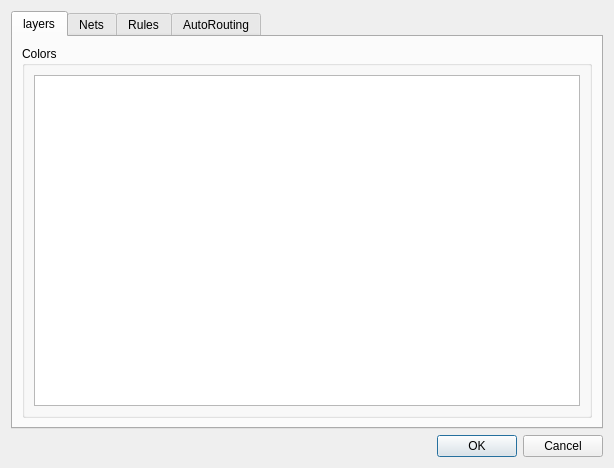
<?xml version="1.0" encoding="UTF-8"?>
<ui version="4.0">
 <class>preferences</class>
 <widget class="QDialog" name="preferences">
  <property name="geometry">
   <rect>
    <x>0</x>
    <y>0</y>
    <width>614</width>
    <height>468</height>
   </rect>
  </property>
  <property name="windowTitle">
   <string>Dialog</string>
  </property>
  <layout class="QGridLayout" name="gridLayout">
   <item row="1" column="0">
    <widget class="QDialogButtonBox" name="buttonBox">
     <property name="orientation">
      <enum>Qt::Horizontal</enum>
     </property>
     <property name="standardButtons">
      <set>QDialogButtonBox::Cancel|QDialogButtonBox::Ok</set>
     </property>
    </widget>
   </item>
   <item row="0" column="0">
    <widget class="QTabWidget" name="tabs">
     <property name="currentIndex">
      <number>0</number>
     </property>
     <widget class="QWidget" name="tab_5">
      <attribute name="title">
       <string>layers</string>
      </attribute>
      <layout class="QGridLayout" name="gridLayout_3">
       <item row="0" column="0">
        <widget class="QGroupBox" name="groupBox">
         <property name="title">
          <string>Colors</string>
         </property>
         <layout class="QGridLayout" name="gridLayout_2">
          <item row="0" column="0">
           <widget class="QListView" name="listView"/>
          </item>
         </layout>
        </widget>
       </item>
      </layout>
     </widget>
     <widget class="QWidget" name="tab_2">
      <attribute name="title">
       <string>Nets</string>
      </attribute>
     </widget>
     <widget class="QWidget" name="tab_3">
      <attribute name="title">
       <string>Rules</string>
      </attribute>
     </widget>
     <widget class="QWidget" name="tab_4">
      <attribute name="title">
       <string>AutoRouting</string>
      </attribute>
     </widget>
    </widget>
   </item>
  </layout>
 </widget>
 <resources/>
 <connections>
  <connection>
   <sender>buttonBox</sender>
   <signal>accepted()</signal>
   <receiver>preferences</receiver>
   <slot>accept()</slot>
   <hints>
    <hint type="sourcelabel">
     <x>248</x>
     <y>254</y>
    </hint>
    <hint type="destinationlabel">
     <x>157</x>
     <y>274</y>
    </hint>
   </hints>
  </connection>
  <connection>
   <sender>buttonBox</sender>
   <signal>rejected()</signal>
   <receiver>preferences</receiver>
   <slot>reject()</slot>
   <hints>
    <hint type="sourcelabel">
     <x>316</x>
     <y>260</y>
    </hint>
    <hint type="destinationlabel">
     <x>286</x>
     <y>274</y>
    </hint>
   </hints>
  </connection>
 </connections>
</ui>
